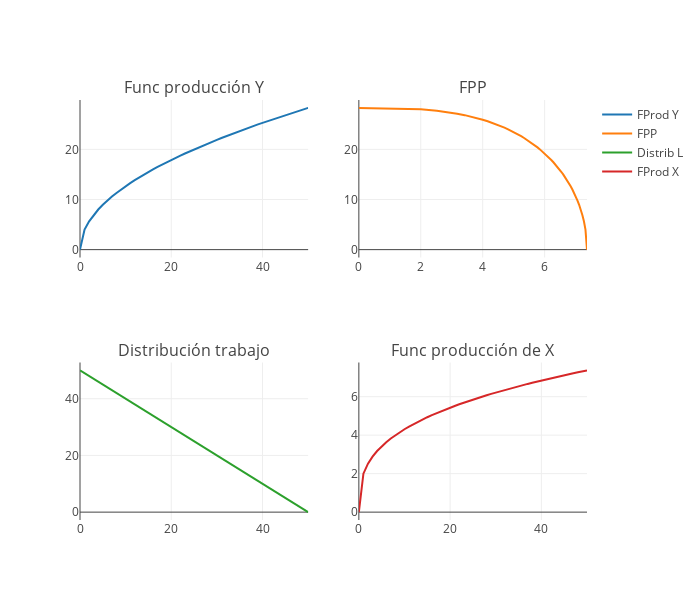

The cell this chart's notebook holds for it:
### Markdown cell above
## 1.2 Frontera de Posibilidades de producción

### Code cell
L = 50 # Maximum labor
flx = '2*lx**(1/3)' # X production function
fly = '4*ly**(1/2)' # Y production function


## End of inputs needed
lx = np.arange(0,L+1)
ly = L-lx
x = eval(flx)
y = eval(fly)

# Figures code
title_large = ['Func producción Y','FPP',
          'Distribución trabajo','Func producción de X']

title = ['FProd Y','FPP',
          'Distrib L','FProd X']

xx = [ly,x,ly,lx]
yy = [y,y,lx,x]
fig = tools.make_subplots(rows=2, cols=2, subplot_titles=(title_large))
for i in range(4):
    row = [1,1,2,2]
    col = [1,2,1,2]
    trace = go.Scatter(x=xx[i],y=yy[i],name=title[i])
    fig.append_trace(trace, row[i], col[i])

fig['layout'].update(height=600, width=700)
iplot(fig, filename='simple-subplot')

### Figure 1 — Plotly figure (JSON) as saved in the notebook; plotly's stock layout.template omitted (floating-point values rounded to 4 significant figures)
{"data": [{"name": "FProd Y", "type": "scatter", "x": [50, 49, 48, 47, 46, 45, 44, 43, 42, 41, 40, 39, 38, 37, 36, 35, 34, 33, 32, 31, 30, 29, 28, 27, 26, 25, 24, 23, 22, 21, 20, 19, 18, 17, 16, 15, 14, 13, 12, 11, 10, 9, 8, 7, 6, 5, 4, 3, 2, 1, 0], "xaxis": "x1", "y": [28.28, 28, 27.71, 27.42, 27.13, 26.83, 26.53, 26.23, 25.92, 25.61, 25.3, 24.98, 24.66, 24.33, 24, 23.66, 23.32, 22.98, 22.63, 22.27, 21.91, 21.54, 21.17, 20.78, 20.4, 20, 19.6, 19.18, 18.76, 18.33, 17.89, 17.44, 16.97, 16.49, 16, 15.49, 14.97, 14.42, 13.86, 13.27, 12.65, 12, 11.31, 10.58, 9.798, 8.944, 8, 6.928, 5.657, 4, 0], "yaxis": "y1"}, {"name": "FPP", "type": "scatter", "x": [0, 2, 2.52, 2.884, 3.175, 3.42, 3.634, 3.826, 4, 4.16, 4.309, 4.448, 4.579, 4.703, 4.82, 4.932, 5.04, 5.143, 5.241, 5.337, 5.429, 5.518, 5.604, 5.688, 5.769, 5.848, 5.925, 6, 6.073, 6.145, 6.214, 6.283, 6.35, 6.415, 6.479, 6.542, 6.604, 6.664, 6.724, 6.782, 6.84, 6.896, 6.952, 7.007, 7.061, 7.114, 7.166, 7.218, 7.268, 7.319, 7.368], "xaxis": "x2", "y": [28.28, 28, 27.71, 27.42, 27.13, 26.83, 26.53, 26.23, 25.92, 25.61, 25.3, 24.98, 24.66, 24.33, 24, 23.66, 23.32, 22.98, 22.63, 22.27, 21.91, 21.54, 21.17, 20.78, 20.4, 20, 19.6, 19.18, 18.76, 18.33, 17.89, 17.44, 16.97, 16.49, 16, 15.49, 14.97, 14.42, 13.86, 13.27, 12.65, 12, 11.31, 10.58, 9.798, 8.944, 8, 6.928, 5.657, 4, 0], "yaxis": "y2"}, {"name": "Distrib L", "type": "scatter", "x": [50, 49, 48, 47, 46, 45, 44, 43, 42, 41, 40, 39, 38, 37, 36, 35, 34, 33, 32, 31, 30, 29, 28, 27, 26, 25, 24, 23, 22, 21, 20, 19, 18, 17, 16, 15, 14, 13, 12, 11, 10, 9, 8, 7, 6, 5, 4, 3, 2, 1, 0], "xaxis": "x3", "y": [0, 1, 2, 3, 4, 5, 6, 7, 8, 9, 10, 11, 12, 13, 14, 15, 16, 17, 18, 19, 20, 21, 22, 23, 24, 25, 26, 27, 28, 29, 30, 31, 32, 33, 34, 35, 36, 37, 38, 39, 40, 41, 42, 43, 44, 45, 46, 47, 48, 49, 50], "yaxis": "y3"}, {"name": "FProd X", "type": "scatter", "x": [0, 1, 2, 3, 4, 5, 6, 7, 8, 9, 10, 11, 12, 13, 14, 15, 16, 17, 18, 19, 20, 21, 22, 23, 24, 25, 26, 27, 28, 29, 30, 31, 32, 33, 34, 35, 36, 37, 38, 39, 40, 41, 42, 43, 44, 45, 46, 47, 48, 49, 50], "xaxis": "x4", "y": [0, 2, 2.52, 2.884, 3.175, 3.42, 3.634, 3.826, 4, 4.16, 4.309, 4.448, 4.579, 4.703, 4.82, 4.932, 5.04, 5.143, 5.241, 5.337, 5.429, 5.518, 5.604, 5.688, 5.769, 5.848, 5.925, 6, 6.073, 6.145, 6.214, 6.283, 6.35, 6.415, 6.479, 6.542, 6.604, 6.664, 6.724, 6.782, 6.84, 6.896, 6.952, 7.007, 7.061, 7.114, 7.166, 7.218, 7.268, 7.319, 7.368], "yaxis": "y4"}], "layout": {"annotations": [{"font": {"size": 16}, "showarrow": false, "text": "Func producción Y", "x": 0.225, "xanchor": "center", "xref": "paper", "y": 1, "yanchor": "bottom", "yref": "paper"}, {"font": {"size": 16}, "showarrow": false, "text": "FPP", "x": 0.775, "xanchor": "center", "xref": "paper", "y": 1, "yanchor": "bottom", "yref": "paper"}, {"font": {"size": 16}, "showarrow": false, "text": "Distribución trabajo", "x": 0.225, "xanchor": "center", "xref": "paper", "y": 0.375, "yanchor": "bottom", "yref": "paper"}, {"font": {"size": 16}, "showarrow": false, "text": "Func producción de X", "x": 0.775, "xanchor": "center", "xref": "paper", "y": 0.375, "yanchor": "bottom", "yref": "paper"}], "height": 600, "width": 700, "xaxis1": {"anchor": "y1", "domain": [0, 0.45]}, "xaxis2": {"anchor": "y2", "domain": [0.55, 1]}, "xaxis3": {"anchor": "y3", "domain": [0, 0.45]}, "xaxis4": {"anchor": "y4", "domain": [0.55, 1]}, "yaxis1": {"anchor": "x1", "domain": [0.625, 1]}, "yaxis2": {"anchor": "x2", "domain": [0.625, 1]}, "yaxis3": {"anchor": "x3", "domain": [0, 0.375]}, "yaxis4": {"anchor": "x4", "domain": [0, 0.375]}}}
